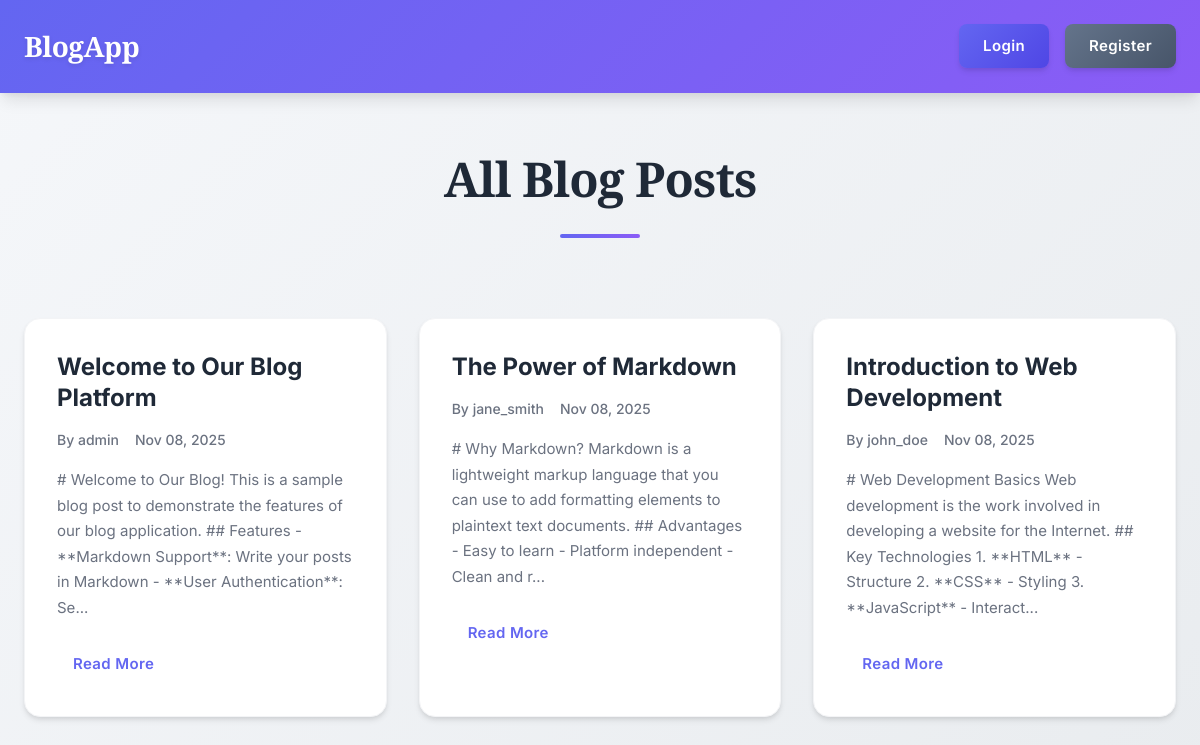
The page / on the database its author committed.
### tables this page shows
CREATE TABLE blogPost (
    id INT AUTO_INCREMENT PRIMARY KEY,
    user_id INT NOT NULL,
    title VARCHAR(255) NOT NULL,
    content TEXT NOT NULL,
    created_at TIMESTAMP DEFAULT CURRENT_TIMESTAMP,
    updated_at TIMESTAMP DEFAULT CURRENT_TIMESTAMP ON UPDATE CURRENT_TIMESTAMP,
    FOREIGN KEY (user_id) REFERENCES user(id) ON DELETE CASCADE
);

CREATE TABLE user (
    id INT AUTO_INCREMENT PRIMARY KEY,
    username VARCHAR(50) UNIQUE NOT NULL,
    email VARCHAR(100) UNIQUE NOT NULL,
    password VARCHAR(255) NOT NULL,
    role VARCHAR(20) DEFAULT 'user',
    created_at TIMESTAMP DEFAULT CURRENT_TIMESTAMP
);

### includes/session.php (called while the page is built, shortened)
<?php
function isLoggedIn() {
    return isset($_SESSION['user_id']);
}
?>

### index.php (the view, shortened to what this page needs)
<?php
require_once 'includes/session.php';
$conn = getDBConnection();
$sql = "SELECT bp.*, u.username
        FROM blogPost bp
        JOIN user u ON bp.user_id = u.id
        ORDER BY bp.created_at DESC";
$result = $conn->query($sql);
?>
<!DOCTYPE html>
<html lang="en">
<head>
    <link rel="stylesheet" href="css/style.css">
</head>
<body>
    <nav class="navbar">
        <div class="container">
            <div class="nav-brand">
                <a href="index.php">BlogApp</a>
            </div>
            <div class="nav-menu">
                <?php if (isLoggedIn()): ?>
                    <a href="create-blog.php" class="btn btn-primary">Create Blog</a>
                    <span>Welcome, <?php echo htmlspecialchars(getCurrentUsername()); ?></span>
                    <a href="logout.php" class="btn btn-secondary">Logout</a>
                <?php else: ?>
                    <a href="login.php" class="btn btn-primary">Login</a>
                    <a href="register.php" class="btn btn-secondary">Register</a>
                <?php endif; ?>
            </div>
        </div>
    </nav>
    <div class="container">
        <h1 class="page-title">All Blog Posts</h1>
        <?php if ($result->num_rows > 0): ?>
            <div class="blog-grid">
                <?php while ($post = $result->fetch_assoc()): ?>
                    <div class="blog-card">
                        <h2><a href="view-blog.php?id=<?php echo $post['id']; ?>"><?php echo htmlspecialchars($post['title']); ?></a></h2>
                        <div class="blog-meta">
                            <span>By <?php echo htmlspecialchars($post['username']); ?></span>
                            <span><?php echo date('M d, Y', strtotime($post['created_at'])); ?></span>
                        </div>
                        <div class="blog-excerpt">
                            <?php
                            $content = strip_tags($post['content']);
                            echo htmlspecialchars(substr($content, 0, 200)) . '...';
                            ?>
                        </div>
                        <a href="view-blog.php?id=<?php echo $post['id']; ?>" class="btn btn-link">Read More</a>
                    </div>
                <?php endwhile; ?>
            </div>
        <?php else: ?>
            <p class="text-center">No blog posts yet. Be the first to create one!</p>
        <?php endif; ?>
    </div>
</body>
</html>

### rows shown on the page
blogpost: title "Welcome to Our Blog Platform", user.username "admin", created_at "Nov 08, 2025", content "# Welcome to Our Blog! This is a sample blog post to demonstrate the features of our blog application. ## Features - **Markdown Support**: Write your posts in Markdown - **User Authentication**: Se"
blogpost: title "The Power of Markdown", user.username "jane_smith", created_at "Nov 08, 2025", content "# Why Markdown? Markdown is a lightweight markup language that you can use to add formatting elements to plaintext text documents. ## Advantages - Easy to learn - Platform independent - Clean and r"
blogpost: title "Introduction to Web Development", user.username "john_doe", created_at "Nov 08, 2025", content "# Web Development Basics Web development is the work involved in developing a website for the Internet. ## Key Technologies 1. **HTML** - Structure 2. **CSS** - Styling 3. **JavaScript** - Interact"
